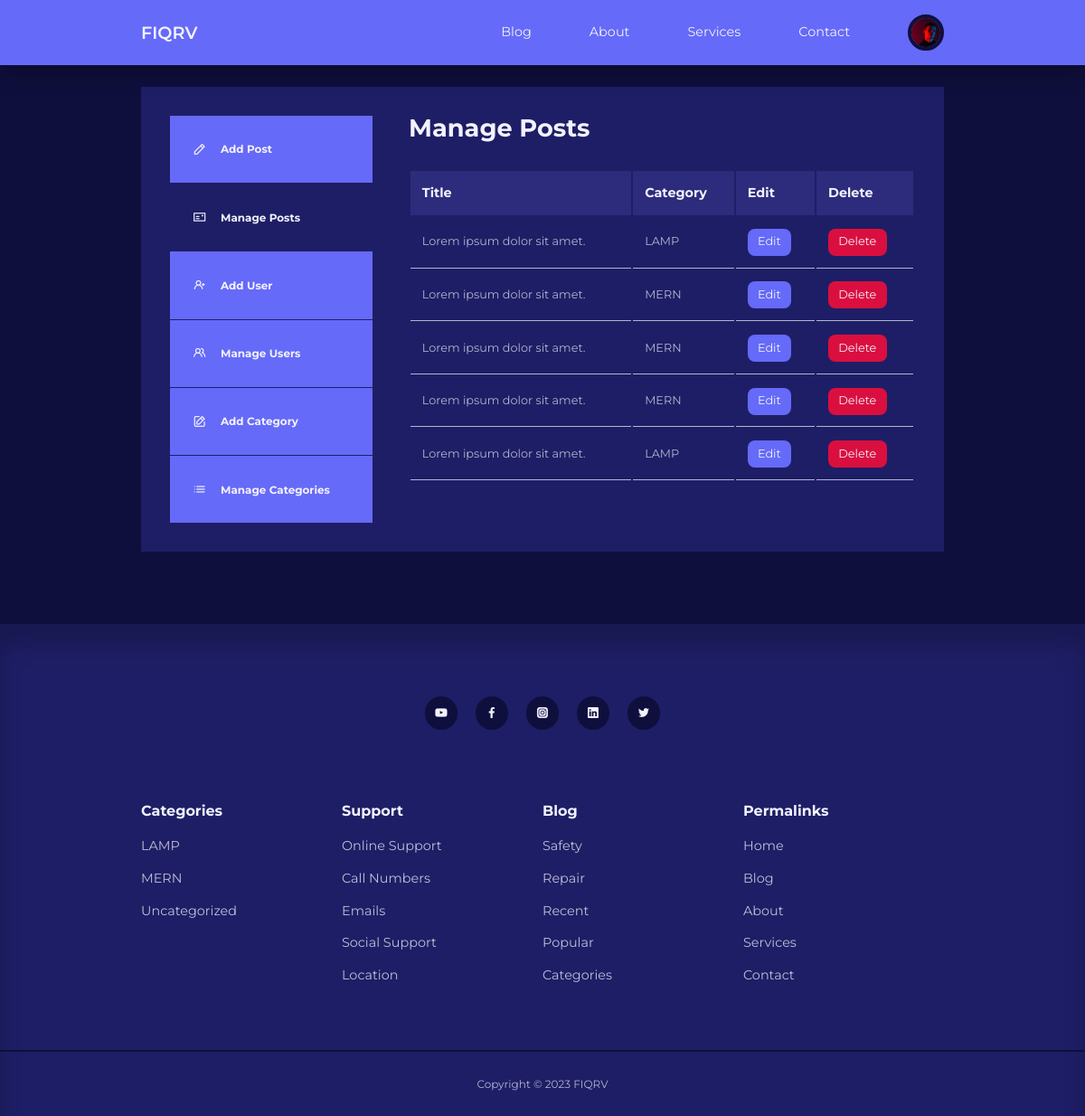
The app's page /admin/ (signed in) with its own data.
### tables this page shows
CREATE TABLE `users` (
  `id` int(11) UNSIGNED NOT NULL,
  `firstname` varchar(50) NOT NULL,
  `lastname` varchar(50) NOT NULL,
  `username` varchar(50) NOT NULL,
  `email` varchar(100) NOT NULL,
  `password` varchar(255) NOT NULL,
  `avatar` varchar(255) NOT NULL,
  `is_admin` tinyint(1) NOT NULL
);

CREATE TABLE `posts` (
  `id` int(11) UNSIGNED NOT NULL,
  `title` varchar(255) NOT NULL,
  `body` text NOT NULL,
  `thumbnail` varchar(255) NOT NULL,
  `date_time` timestamp NOT NULL DEFAULT current_timestamp(),
  `category_id` int(11) UNSIGNED DEFAULT NULL,
  `author_id` int(11) UNSIGNED NOT NULL,
  `is_featured` tinyint(1) NOT NULL
);

CREATE TABLE `categories` (
  `id` int(11) UNSIGNED NOT NULL,
  `title` varchar(50) NOT NULL,
  `description` text NOT NULL
);

### admin/partials/header.php (called while the page is built, shortened)
<?php
require '../partials/header.php';

### admin/index.php (the view, shortened to what this page needs)
<?php
include 'partials/header.php';
$current_user_id = $_SESSION['user-id'];
$query = "  SELECT posts.id, posts.title, categories.title AS category_title
            FROM posts
            INNER JOIN categories
            ON posts.category_id = categories.id
            WHERE author_id = $current_user_id
            ORDER BY posts.id DESC";
$posts = mysqli_query($connection, $query);
?>
<section class="dashboard">
    <div class="container dashboard__container">
        <aside>
            <ul>
                <li>
                    <a href="add-post.php">
                        <i class="uil uil-pen"></i>
                        <h5>Add Post</h5>
                    </a>
                </li>
                <li>
                    <a href="index.php" class="active">
                        <i class="uil uil-postcard"></i>
                        <h5>Manage Posts</h5>
                    </a>
                </li>
                <?php if(isset($_SESSION['user_is_admin'])) : ?>
                <li>
                    <a href="add-user.php">
                        <i class="uil uil-user-plus"></i>
                        <h5>Add User</h5>
                    </a>
                </li>
                <li>
                    <a href="manage-users.php">
                        <i class="uil uil-users-alt"></i>
                        <h5>Manage Users</h5>
                    </a>
                </li>
                <li>
                    <a href="add-category.php">
                        <i class="uil uil-edit"></i>
                        <h5>Add Category</h5>
                    </a>
                </li>
                <li>
                    <a href="manage-categories.php">
                        <i class="uil uil-list-ul"></i>
                        <h5>Manage Categories</h5>
                    </a>
                </li>
                <?php endif?>
            </ul>
        </aside>
        <main>
            <h2>Manage Posts</h2>
            <?php if(mysqli_num_rows($posts) > 0) :?>
            <table>
                <thead>
                    <tr>
                        <th>Title</th>
                        <th>Category</th>
                        <th>Edit</th>
                        <th>Delete</th>
                    </tr>
                </thead>
                <tbody>
                    <?php while($post = mysqli_fetch_assoc($posts)) : ?>
                    <tr>
                        <td><?=$post['title']?></td>
                        <td><?=$post['category_title']?></td>
                        <td><a href="<?= ROOT_URL ?>admin/edit-post.php?id=<?= $post['id']?>" class="btn sm">Edit</a></td>
                        <td><a href="<?= ROOT_URL ?>admin/delete-post.php?id=<?= $post['id']?>" class="btn sm danger">Delete</a></td>
                    </tr>
                    <?php endwhile ?>
                </tbody>
            </table>
            <?php else :?>
            <div class="alert__message error">
                <p><?= "No posts found"?></p>
            </div>
            <?php endif?>
        </main>
    </div>
</section>
<?php
include '../partials/footer.php';
?>

### partials/header.php (shortened to what this page needs)
<?php
require 'config/database.php';
if(isset($_SESSION['user-id'])){
    $id = filter_var($_SESSION['user-id'], FILTER_SANITIZE_NUMBER_INT);
    $query = "SELECT avatar FROM users WHERE id=$id";
    $result = mysqli_query($connection, $query);
    $avatar = mysqli_fetch_assoc($result);
}
?>
<!DOCTYPE html>
<html lang="en">
<head>
    <link rel="stylesheet" href="<?= ROOT_URL?>css/style.css">
    <link rel="stylesheet" href="https://unicons.iconscout.com/release/v4.0.0/css/line.css">
</head>
<body>
    <nav>
        <div class="container nav__container">
            <a href="<?= ROOT_URL?>index.php" class="nav__logo">FIQRV</a>
            <ul class="nav__items">
                <li><a href="<?= ROOT_URL?>blog.php">Blog</a></li>
                <li><a href="<?= ROOT_URL?>about.php">About</a></li>
                <li><a href="<?= ROOT_URL?>services.php">Services</a></li>
                <li><a href="<?= ROOT_URL?>contact.php">Contact</a></li>
                <?php if(isset($_SESSION['user-id'])) : ?>
                <li class="nav__profile">
                    <div class="avatar">
                        <img src="<?= ROOT_URL . 'images/' . $avatar['avatar']?>">
                    </div>
                </li>
                <?php else :?>
                <li><a href="<?= ROOT_URL?>signin.php">Signin</a></li>
                <?php endif?>
            </ul>
        </div>
    </nav>

### partials/footer.php (shortened to what this page needs)
<?php
$categories_query = "SELECT * FROM categories ORDER BY title";
$categories = mysqli_query($connection, $categories_query);
?>
<footer>
        <div class="footer__socials">
            <a href="https://youtube.com" target="_blank"><i class="uil uil-youtube"></i></a>
            <a href="https://facebook.com" target="_blank"><i class="uil uil-facebook-f"></i></a>
            <a href="https://instagram.com" target="_blank"><i class="uil uil-instagram-alt"></i></a>
            <a href="https://linkedin.com" target="_blank"><i class="uil uil-linkedin"></i></a>
            <a href="https://twitter.com" target="_blank"><i class="uil uil-twitter"></i></a>
        </div>
        <div class="container footer__container">
            <article>
                <h4>Categories</h4>
                <?php if(mysqli_num_rows($categories) > 0) :?>
                <ul>
                    <?php while($category = mysqli_fetch_assoc($categories)) : ?>
                    <li><a href="<?= ROOT_URL ?>category-posts.php?id=<?=$category['id']?>"><?=$category['title']?></a></li>
                    <?php endwhile; ?>
                </ul>
                <?php else :?>
                <div class="alert__message error">
                    <p><?= "No categories found"?></p>
                </div>
                <?php endif?>
            </article>
            <article>
                <h4>Support</h4>
                <ul>
                    <li><a href="">Online Support</a></li>
                    <li><a href="">Call Numbers</a></li>
                    <li><a href="">Emails</a></li>
                    <li><a href="">Social Support</a></li>
                    <li><a href="">Location</a></li>
                </ul>
            </article>
            <article>
                <h4>Blog</h4>
                <ul>
                    <li><a href="">Safety</a></li>
                    <li><a href="">Repair</a></li>
                    <li><a href="">Recent</a></li>
                    <li><a href="">Popular</a></li>
                    <li><a href="">Categories</a></li>
                </ul>
            </article>
            <article>
                <h4>Permalinks</h4>
                <ul>
                    <li><a href="<?= ROOT_URL?>index.php">Home</a></li>
                    <li><a href="<?= ROOT_URL?>blog.php">Blog</a></li>
                    <li><a href="<?= ROOT_URL?>about.php">About</a></li>
                    <li><a href="<?= ROOT_URL?>services.php">Services</a></li>
                    <li><a href="<?= ROOT_URL?>contact.php">Contact</a></li>
                </ul>
            </article>
        </div>
        <div class="footer__copyright">
            <small>Copyright &copy; 2023 FIQRV</small>
        </div>
    </footer>
</body>
</html>

### css/style.css (style rules this page uses)
:root { --color-primary:#656af8; --color-primary-light:hsl(242, 91%, 69%, 18%); --color-primary-variant:#5854c7; --color-red:#da0f3f; --color-red-light:hsl(346, 87%, 46%, 15%); --color-green:#00c476; --color-green-light:hsl(156, 100%, 38%, 15%); --color-gray-900:#1e1e66; --color-gray-700:#2d2b7c; --color-gray-300:rgba(242, 242, 254, 0.3); --color-gray-200:rgba(242, 242, 254, 0.7); --color-white:#f2f2fe; --color-bg:#0f0f3e; ---transition: all 300ms ease; --container-width-lg: 74%; --container-width-md: 88%; --form-width: 40%; --card-border-radius-1: 0.3rem; --card-border-radius-2: 0.5rem; --card-border-radius-3: 0.8rem; --card-border-radius-4: 2rem; --card-border-radius-5: 5rem; }
* { margin: 0; padding: 0; outline: 0; border: 0; appearance: 0; list-style: none; text-decoration: none; box-sizing: border-box; }
body { font-family: 'Montserrat', sans-serif; line-height: 1.6; color: var(--color-gray-200); overflow-x: hidden; background: var(--color-bg); font-size: 0.9rem; }
.container { width: var(--container-width-lg); max-width: 1800px; margin-inline: auto; }
section { margin-top: 3rem; width: 100vw; }
h1, h2, h3, h4, h5 { color: var(--color-white); line-height: 1.3; }
h2 { font-size: 1.7rem; margin: 1rem 0; }
h4 { font-size: 1rem; }
a { color: var(--color-white); transition: var(---transition); }
img { display: block; width: 100%; object-fit: cover; }
nav { background: var(--color-primary); width: 100vw; height: 4.5rem; position: fixed; top: 0; z-index: 10; box-shadow: 0 1rem 1rem rgba(0, 0, 0, 0.2); }
.nav__container { height: 100%; display: flex; align-items: center; justify-content: space-between; }
.avatar { width: 2.5rem; height: 2.5rem; border-radius: 50%; overflow: hidden; border: 0.3rem solid var(--color-bg); }
.nav__logo { font-weight: 600; font-size: 1.2rem; }
.nav__items { display: flex; align-items: center; gap: 4rem; }
.nav__profile { position: relative; cursor: pointer; }
footer { background: var(--color-gray-900); padding: 5rem 0 0; box-shadow: inset 0 1.5rem 1.5rem rgba(0, 0, 0, 0.2); }
.footer__socials { margin-inline: auto; width: fit-content; margin-bottom: 5rem; display: flex; justify-content: space-between; align-items: center; gap: 1.2rem; }
.footer__socials a { background: var(--color-bg); border-radius: 50%; width: 2.3rem; height: 2.3rem; display: flex; align-items: center; justify-content: center; }
.footer__container { display: grid; grid-template-columns: repeat(4, 1fr) }
footer h4 { color: var(--color-white); margin-bottom: 0.6rem; }
footer ul li { padding: 0.4rem 0; }
footer ul a { opacity: 0.75; }
.footer__copyright { text-align: center; padding: 1.5rem 0; border-top: 2px solid var(--color-bg); margin-top: 4rem; }
.btn { display: inline-block; width: fit-content; padding: 0.6rem 1.2rem; background-color: var(--color-primary); border-radius: var(--card-border-radius-2); cursor: pointer; transition: var(---transition); color: var(--color-white); }
.btn.sm { padding: 0.3rem 0.7rem; font-size: 0.8rem; }
.btn.danger { background: var(--color-red); }
.dashboard { margin-top: 6rem; }
.dashboard__container { display: grid; grid-template-columns: 14rem auto; gap: 1rem; background: var(--color-gray-900); padding: 2rem; margin-bottom: 5rem; }
.dashboard aside a { background-color: var(--color-primary); display: flex; gap: 1rem; align-items: center; padding: 1.6rem; }
.dashboard aside ul li:not(:last-child) a { border-bottom: 1px solid var(--color-gray-900); }
.dashboard aside a.active { background-color: var(--color-gray-900); }
.dashboard main { margin-left: 1.5rem; }
.dashboard main h2 { margin: 0 0 2rem 0; line-height: 1; }
.dashboard main table { width: 100%; text-align: left; }
.dashboard main table th { background: var(--color-gray-700); padding: 0.8rem; color: var(--color-white); }
.dashboard main table td { padding: 0.8rem; border-bottom: 1px solid var(--color-gray-200); font-size: 0.8rem; }

### records on screen
users: avatar (picture)
posts: title "Lorem ipsum dolor sit amet.", category.title "LAMP"
posts: title "Lorem ipsum dolor sit amet.", category.title "MERN"
posts: title "Lorem ipsum dolor sit amet.", category.title "MERN"
posts: title "Lorem ipsum dolor sit amet.", category.title "MERN"
posts: title "Lorem ipsum dolor sit amet.", category.title "LAMP"
categories: title "LAMP"
categories: title "MERN"
categories: title "Uncategorized"
